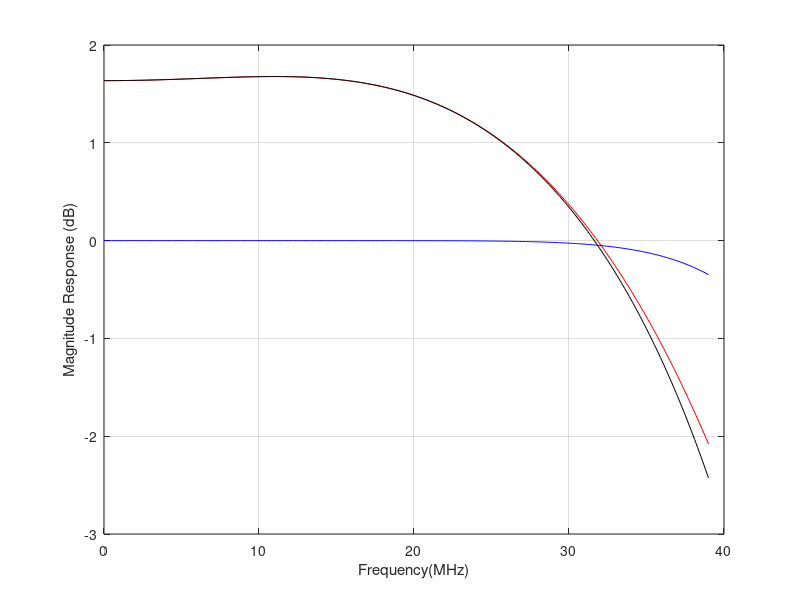
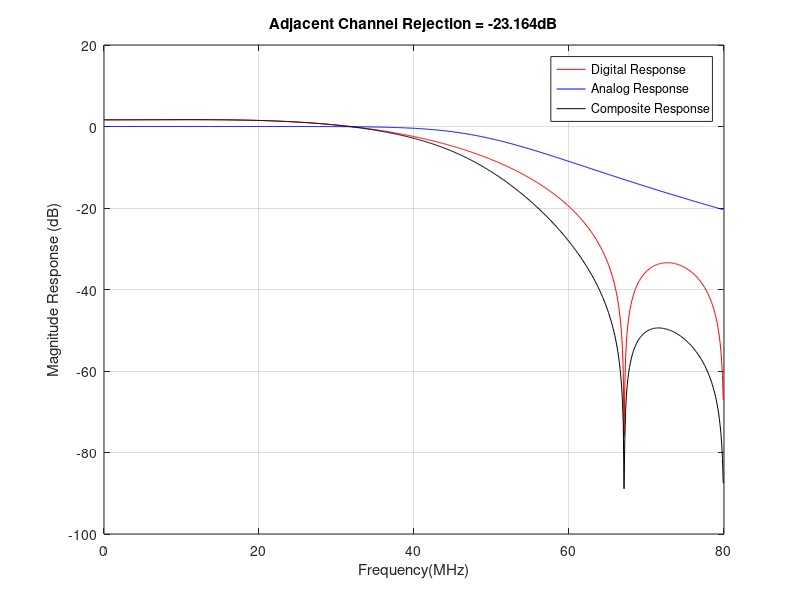

Source code (MATLAB) for these figures, in order:
% SPDX-License-Identifier: (BSD-3-Clause OR GPL-2.0)
% Copyright 2020 - 2025 the original authors
% Adjacent channel spec = 16 dB for MCS0. Assume SNR=3dB for MCS0.
% Adjacent channel filter rejection = 16+3 ~ 20dB minimum. 

df=100e3;
Fs=160e6;

% Analog filter rejection
[B,A]=butter(5,0.625*80e6*2*pi,'s');
Wa=2*pi*[0:df:0.5*Fs-df];
Ha = freqs(B,A,Wa);
Ipass = 39e6/df;
Istop1 = 41e6/df;
Istop2 = (0.5*Fs-df)/df;
Pstop = sum(abs(Ha(Istop1:Istop2)).^2);
Ppass = sum(abs(Ha(1:Ipass)).^2);
Ra=10*log10(0.5*Pstop/Ppass);

h=firpm(5,[0 39 65 80]/80,[1 1 0 0],[1 10]);

[Hd,Wd] = freqz(h,1,0.5*Fs/df);
Pstop = sum(abs(Hd(Istop1:end)).^2);
Ppass = sum(abs(Hd(1:Ipass)).^2);
Rd=10*log10(0.5*Pstop/Ppass);

Hc=transpose(Ha).*Hd;
Rc=Ra+Rd;

% Plot results
% Passband
figure(1)
plot(0.5*Wd(1:Ipass+1)*Fs/pi/1e6,20*log10(abs(Hd(1:Ipass+1))),'r')
xlabel('Frequency(MHz)')
ylabel('Magnitude Response (dB)')
grid on
hold on
plot(0.5*Wa(1:Ipass+1)/pi/1e6,20*log10(abs(Ha(1:Ipass+1))),'b')

plot(0.5*Wa(1:Ipass+1)/pi/1e6,20*log10(abs(Hc(1:Ipass+1))),'k')
hold off

% Stopband
figure(2)
plot(0.5*Wd*Fs/pi/1e6,20*log10(abs(Hd)),'r')
xlabel('Frequency(MHz)')
ylabel('Magnitude Response (dB)')
grid on
hold on
plot(0.5*Wa/pi/1e6,20*log10(abs(Ha)),'b')
Hc=transpose(Ha).*Hd;
plot(0.5*Wa/pi/1e6,20*log10(abs(Hc)),'k')
legend('Digital Response','Analog Response','Composite Response')
title(['Adjacent Channel Rejection = ' num2str(Rc) 'dB'])
hold off
